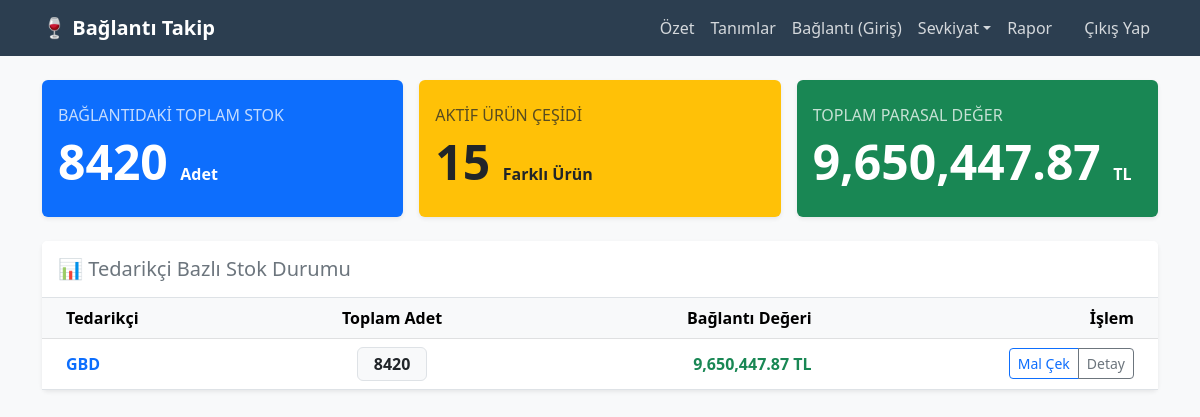
Page / (signed in) on the committed database.
### tables this page shows
CREATE TABLE tedarikciler 
                     (id INTEGER PRIMARY KEY AUTOINCREMENT, ad TEXT);

### app/routes.py (the view)
@main.route('/')
@login_required
def index():
    toplam_adet, toplam_tutar, toplam_cesit, ozet = DatabaseManager.get_dashboard_stats()
    return render_template('dashboard.html',
                         toplam_adet=toplam_adet,
                         toplam_tutar=toplam_tutar,
                         toplam_cesit=toplam_cesit, # Yeni veri
                         ozet=ozet)

### app/__init__.py (called while the page is built)
def create_app(config_class=Config):
    app = Flask(__name__)
    app.config.from_object(config_class)
    from app.models import DatabaseManager
    DatabaseManager.init_db(app.config['DB_NAME'])
    login_manager = LoginManager()
    login_manager.login_view = 'main.login' # Giriş yapılmamışsa buraya atar
    login_manager.init_app(app)
    @login_manager.user_loader
    def load_user(user_id):
        return DatabaseManager.get_user_by_id(user_id)
    from app.routes import main
    app.register_blueprint(main)
    return app

### app/models.py (called while the page is built)
    @staticmethod
    def get_db_connection():
        conn = sqlite3.connect(current_app.config['DB_NAME'])
        conn.row_factory = sqlite3.Row
        return conn

    @staticmethod
    def get_user_by_id(user_id):
        conn = DatabaseManager.get_db_connection()
        user_data = conn.execute("SELECT * FROM kullanicilar WHERE id = ?", (user_id,)).fetchone()
        conn.close()
        if user_data:
            return User(user_data['id'], user_data['username'], user_data['password'])
        return None

    @staticmethod
    def get_dashboard_stats():
        conn = DatabaseManager.get_db_connection()
        toplam_adet = conn.execute("SELECT SUM(kalan_adet) FROM faturalar").fetchone()[0] or 0
        toplam_tutar = conn.execute("SELECT SUM(kalan_adet * net_maliyet) FROM faturalar").fetchone()[0] or 0
        toplam_cesit = conn.execute("SELECT COUNT(DISTINCT urun_id) FROM faturalar WHERE kalan_adet > 0").fetchone()[0] or 0
        ozet = conn.execute('''
            SELECT t.ad, SUM(f.kalan_adet), SUM(f.kalan_adet * f.net_maliyet), t.id
            FROM faturalar f
            JOIN tedarikciler t ON f.tedarikci_id = t.id
            WHERE f.kalan_adet > 0
            GROUP BY t.id
        ''').fetchall()
        conn.close()
        return toplam_adet, toplam_tutar, toplam_cesit, ozet

### app/templates/dashboard.html
{% extends "base.html" %}
{% block content %}
<div class="row g-3 mb-4">
    <div class="col-md-4">
        <div class="card text-white bg-primary h-100 shadow-sm">
            <div class="card-body d-flex flex-column justify-content-center">
                <h6 class="card-title text-uppercase opacity-75">Bağlantıdaki Toplam Stok</h6>
                <h2 class="display-5 fw-bold mb-0">{{ toplam_adet }} <span class="fs-6">Adet</span></h2>
            </div>
        </div>
    </div>
    <div class="col-md-4">
        <div class="card text-white bg-warning h-100 shadow-sm">
            <div class="card-body d-flex flex-column justify-content-center text-dark">
                <h6 class="card-title text-uppercase opacity-75">Aktif Ürün Çeşidi</h6>
                <h2 class="display-5 fw-bold mb-0">{{ toplam_cesit }} <span class="fs-6">Farklı Ürün</span></h2>
            </div>
        </div>
    </div>
    <div class="col-md-4">
        <div class="card text-white bg-success h-100 shadow-sm">
            <div class="card-body d-flex flex-column justify-content-center">
                <h6 class="card-title text-uppercase opacity-75">Toplam Parasal Değer</h6>
                <h2 class="display-5 fw-bold mb-0">{{ "{:,.2f}".format(toplam_tutar) }} <span class="fs-6">TL</span></h2>
            </div>
        </div>
    </div>
</div>
<div class="row">
    <div class="col-md-12">
        <div class="card shadow-sm border-0">
            <div class="card-header bg-white border-bottom py-3">
                <h5 class="mb-0 text-secondary">📊 Tedarikçi Bazlı Stok Durumu</h5>
            </div>
            <div class="card-body p-0">
                <div class="table-responsive">
                    <table class="table table-hover mb-0 align-middle">
                        <thead class="table-light">
                            <tr>
                                <th class="ps-4">Tedarikçi</th>
                                <th class="text-center">Toplam Adet</th>
                                <th class="text-end">Bağlantı Değeri</th>
                                <th class="text-end pe-4">İşlem</th>
                            </tr>
                        </thead>
                        <tbody>
                            {% for row in ozet %}
                            <tr>
                                <td class="ps-4 fw-bold text-primary">{{ row[0] }}</td>
                                <td class="text-center">
                                    <span class="badge bg-light text-dark border px-3 py-2 fs-6">{{ row[1] }}</span>
                                </td>
                                <td class="text-end fw-bold text-success">{{ "{:,.2f}".format(row[2]) }} TL</td>
                                <td class="text-end pe-4">
                                    <div class="btn-group">
                                        <a href="{{ url_for('main.mal_cek', tedarikci_id=row[3]) }}" class="btn btn-sm btn-outline-primary">Mal Çek</a>
                                        <a href="{{ url_for('main.rapor', tedarikci=row[3]) }}" class="btn btn-sm btn-outline-secondary">Detay</a>
                                    </div>
                                </td>
                            </tr>
                            {% else %}
                            <tr>
                                <td colspan="4" class="text-center py-4 text-muted">
                                    Henüz aktif bakiyesi olan bir tedarikçi yok.
                                </td>
                            </tr>
                            {% endfor %}
                        </tbody>
                    </table>
                </div>
            </div>
        </div>
    </div>
</div>
{% endblock %}

### app/templates/base.html (style rules this page uses)
body { background-color: #f8f9fa; }
.card { box-shadow: 0 4px 6px rgba(0,0,0,0.1); border: none; margin-bottom: 20px; }

### rows in the picture
tedarikciler: ad "GBD", row "8420", row "9,650,447.87"

### other values in the picture
{{ toplam_adet }} "8420"
{{ toplam_cesit }} "15"
{{ "{:,.2f}".format(toplam_tutar) }} "9,650,447.87"
